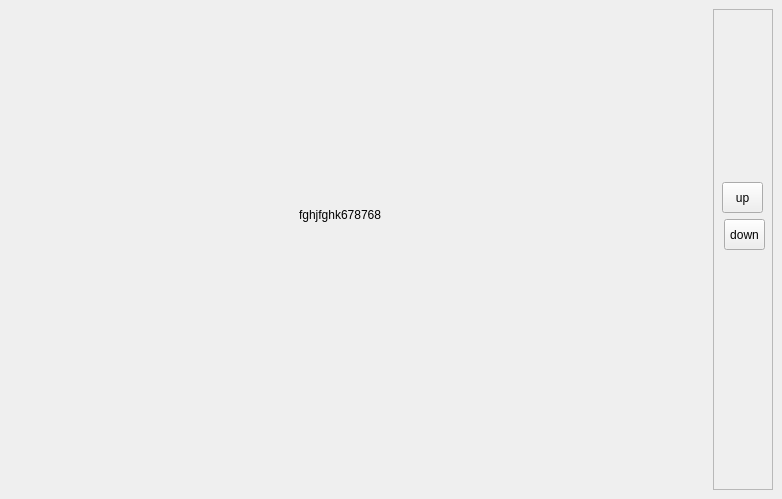
<?xml version="1.0" encoding="UTF-8"?>
<ui version="4.0">
 <class>MainWindow</class>
 <widget class="QMainWindow" name="MainWindow">
  <property name="geometry">
   <rect>
    <x>0</x>
    <y>0</y>
    <width>782</width>
    <height>499</height>
   </rect>
  </property>
  <property name="windowTitle">
   <string>MainWindow</string>
  </property>
  <widget class="QWidget" name="centralwidget">
   <layout class="QHBoxLayout" name="horizontalLayout">
    <item>
     <widget class="QStackedWidget" name="stackedWidget">
      <property name="currentIndex">
       <number>0</number>
      </property>
      <widget class="QWidget" name="page">
       <widget class="QLabel" name="label_2">
        <property name="geometry">
         <rect>
          <x>290</x>
          <y>160</y>
          <width>161</width>
          <height>91</height>
         </rect>
        </property>
        <property name="text">
         <string>fghjfghk678768</string>
        </property>
       </widget>
      </widget>
      <widget class="QWidget" name="page_3">
       <widget class="QLabel" name="label_3">
        <property name="geometry">
         <rect>
          <x>253</x>
          <y>50</y>
          <width>111</width>
          <height>191</height>
         </rect>
        </property>
        <property name="text">
         <string>hjp9p90b</string>
        </property>
       </widget>
      </widget>
      <widget class="QWidget" name="page_4">
       <widget class="QLabel" name="label_4">
        <property name="geometry">
         <rect>
          <x>303</x>
          <y>80</y>
          <width>141</width>
          <height>131</height>
         </rect>
        </property>
        <property name="text">
         <string>455o[6890-84856u</string>
        </property>
       </widget>
      </widget>
      <widget class="QWidget" name="page_2">
       <widget class="QLabel" name="label">
        <property name="geometry">
         <rect>
          <x>320</x>
          <y>150</y>
          <width>121</width>
          <height>101</height>
         </rect>
        </property>
        <property name="text">
         <string>adfadsfaf</string>
        </property>
       </widget>
      </widget>
     </widget>
    </item>
    <item>
     <widget class="QFrame" name="frame">
      <property name="minimumSize">
       <size>
        <width>60</width>
        <height>0</height>
       </size>
      </property>
      <property name="frameShape">
       <enum>QFrame::StyledPanel</enum>
      </property>
      <property name="frameShadow">
       <enum>QFrame::Raised</enum>
      </property>
      <widget class="QToolButton" name="toolButton_up">
       <property name="geometry">
        <rect>
         <x>9</x>
         <y>173</y>
         <width>41</width>
         <height>31</height>
        </rect>
       </property>
       <property name="text">
        <string>up</string>
       </property>
      </widget>
      <widget class="QToolButton" name="toolButton_down">
       <property name="geometry">
        <rect>
         <x>11</x>
         <y>210</y>
         <width>41</width>
         <height>31</height>
        </rect>
       </property>
       <property name="text">
        <string>down</string>
       </property>
      </widget>
     </widget>
    </item>
   </layout>
  </widget>
 </widget>
 <resources/>
 <connections/>
</ui>
